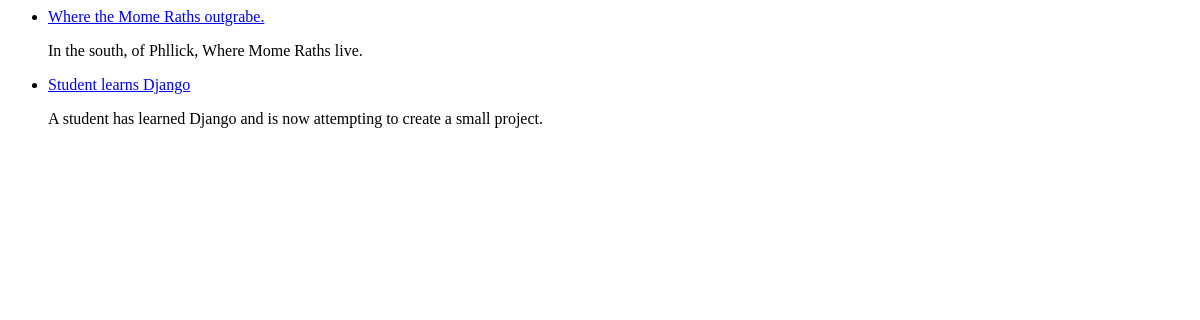
The page /blogs/ on the database as committed earlier.
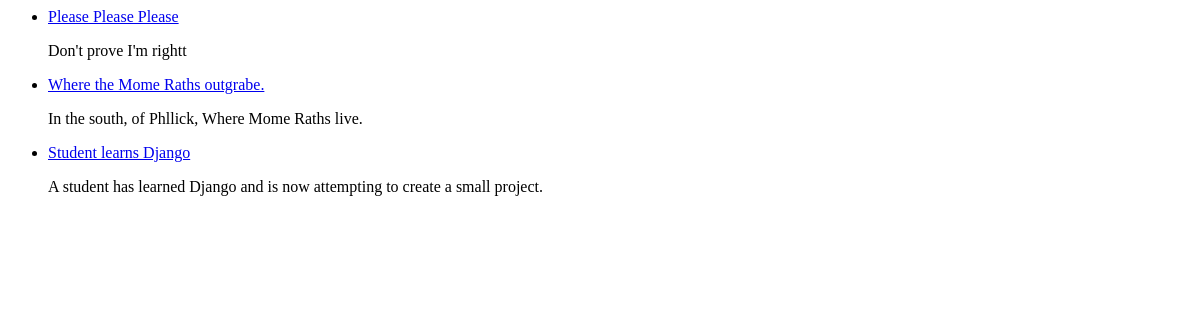
The same page on the database as committed later.
### blogs/models.py (models this page shows, shortened)
class BlogPost(models.Model):
    title = models.CharField(max_length = 200)
    content = models.CharField(max_length = 10000)
    author = models.ForeignKey(User, on_delete=models.CASCADE)
    created_at = models.DateTimeField("publication date",auto_now = True)

### blogs/views.py (the view)
# urls.py: path("", views.index, name = "index"),
def index(request):
    all_blogs = BlogPost.objects.order_by("-created_at")
    context = {
        "all_blogs": all_blogs,
    }
    return render(request, "blogs/index.html", context)

### blogs/templates/blogs/index.html
{%if all_blogs %}
    <ul>
        {% for blog in all_blogs %}
         <li><a href="{% url 'blogs:detail' blog.id %}"">{{blog.title}}</a>
        <p>{{blog.content}}</p></li>
        {% endfor %}
    </ul>
{% else %}
    <p>No blogs to show.</p>
{% endif %}

Rows that differ between the two databases and show on the page:
added BlogPost: title "Please Please Please", content "Don't prove I'm rightt"
